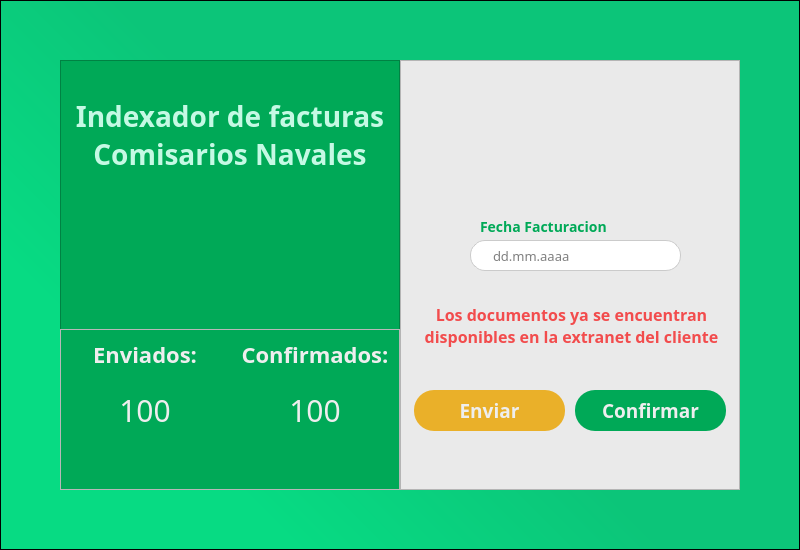
<?xml version="1.0" encoding="UTF-8"?>
<ui version="4.0">
 <class>MainWindow</class>
 <widget class="QMainWindow" name="MainWindow">
  <property name="geometry">
   <rect>
    <x>0</x>
    <y>0</y>
    <width>800</width>
    <height>550</height>
   </rect>
  </property>
  <property name="windowTitle">
   <string>MainWindow</string>
  </property>
  <property name="styleSheet">
   <string notr="true">#fondo {
	background-color: qlineargradient(spread:pad, x1:0.140541, y1:0.665, x2:0.455, y2:0.448818, stop:0 rgba(7, 219, 131, 255), stop:0.998782 rgba(12, 197, 121, 255));
}

#cont_izq {
	background-color: #00a957; 
}

#cont_der {
	background-color: #eaeaea;
}

#titulo {
	font-size: 28px;
	font-family: Poppins;
	color: #c5f9e4;
	font-weight: 600;
}

#icono {
	image: url(:/imgs/imagenes/ajustes.svg);
	background-size: content;
}

#desc_enviados, #desc_confirmados {
	font-size: 22px;
	font-family: Nunito Sans;
	color: #eee;
	font-weight: 600;
}

#cant_env, #cant_conf {
	font-family: Cascadia Code;
	font-size: 30px;
	color: #EEE;
}

#input_fecha {
	border-radius: 15px;
	padding-left:20px;
	border: 1px solid #cbcbcb;
	font-family: Poppins;
	font-size: 13px;
}

#lbl_fecha {
	font-size: 14px;
	color: #00a957;
	font-family: Nunito Sans;
	font-weight: 600;
}

#calendario {
	image: url(:/imgs/imagenes/schedule.svg);
	background-size: content;
}

#btn_enviar {
	border-style:None;
	font-family: Nunito Sans;
	font-size: 19px;
	background-color: #eab029;
	color: #EEE;
	font-weight: 600;
	border-radius: 20px;
}

#btn_confirmar {
	border-style:None;
	font-family: Nunito Sans;
	font-size: 19px;
	background-color: #00a957;
	color: #EEE;
	font-weight: 600;
	border-radius: 20px;
}

#mensaje_final {
	font-family: Nunito Sans;
	font-size: 16px;
	color: #f24c4d;	
	font-weight: 600;
}</string>
  </property>
  <widget class="QWidget" name="centralwidget">
   <widget class="QFrame" name="fondo">
    <property name="geometry">
     <rect>
      <x>0</x>
      <y>0</y>
      <width>800</width>
      <height>550</height>
     </rect>
    </property>
    <property name="frameShape">
     <enum>QFrame::StyledPanel</enum>
    </property>
    <property name="frameShadow">
     <enum>QFrame::Raised</enum>
    </property>
    <widget class="QFrame" name="contenedor">
     <property name="geometry">
      <rect>
       <x>60</x>
       <y>60</y>
       <width>680</width>
       <height>430</height>
      </rect>
     </property>
     <property name="frameShape">
      <enum>QFrame::StyledPanel</enum>
     </property>
     <property name="frameShadow">
      <enum>QFrame::Raised</enum>
     </property>
     <widget class="QFrame" name="cont_izq">
      <property name="geometry">
       <rect>
        <x>0</x>
        <y>0</y>
        <width>340</width>
        <height>430</height>
       </rect>
      </property>
      <property name="frameShape">
       <enum>QFrame::StyledPanel</enum>
      </property>
      <property name="frameShadow">
       <enum>QFrame::Raised</enum>
      </property>
      <widget class="QLabel" name="titulo">
       <property name="geometry">
        <rect>
         <x>0</x>
         <y>30</y>
         <width>340</width>
         <height>91</height>
        </rect>
       </property>
       <property name="text">
        <string>Indexador de facturas Comisarios Navales</string>
       </property>
       <property name="alignment">
        <set>Qt::AlignCenter</set>
       </property>
       <property name="wordWrap">
        <bool>true</bool>
       </property>
      </widget>
      <widget class="QFrame" name="mensajes">
       <property name="geometry">
        <rect>
         <x>0</x>
         <y>269</y>
         <width>340</width>
         <height>161</height>
        </rect>
       </property>
       <property name="frameShape">
        <enum>QFrame::StyledPanel</enum>
       </property>
       <property name="frameShadow">
        <enum>QFrame::Raised</enum>
       </property>
       <widget class="QLabel" name="desc_enviados">
        <property name="geometry">
         <rect>
          <x>0</x>
          <y>0</y>
          <width>170</width>
          <height>51</height>
         </rect>
        </property>
        <property name="text">
         <string>Enviados:</string>
        </property>
        <property name="alignment">
         <set>Qt::AlignCenter</set>
        </property>
       </widget>
       <widget class="QLabel" name="desc_confirmados">
        <property name="geometry">
         <rect>
          <x>170</x>
          <y>0</y>
          <width>170</width>
          <height>51</height>
         </rect>
        </property>
        <property name="text">
         <string>Confirmados:</string>
        </property>
        <property name="alignment">
         <set>Qt::AlignCenter</set>
        </property>
       </widget>
       <widget class="QLabel" name="cant_env">
        <property name="geometry">
         <rect>
          <x>0</x>
          <y>50</y>
          <width>170</width>
          <height>61</height>
         </rect>
        </property>
        <property name="text">
         <string>100</string>
        </property>
        <property name="alignment">
         <set>Qt::AlignCenter</set>
        </property>
       </widget>
       <widget class="QLabel" name="cant_conf">
        <property name="geometry">
         <rect>
          <x>170</x>
          <y>50</y>
          <width>170</width>
          <height>61</height>
         </rect>
        </property>
        <property name="text">
         <string>100</string>
        </property>
        <property name="alignment">
         <set>Qt::AlignCenter</set>
        </property>
       </widget>
      </widget>
      <widget class="QLabel" name="icono">
       <property name="geometry">
        <rect>
         <x>110</x>
         <y>140</y>
         <width>100</width>
         <height>100</height>
        </rect>
       </property>
       <property name="text">
        <string/>
       </property>
      </widget>
     </widget>
     <widget class="QFrame" name="cont_der">
      <property name="geometry">
       <rect>
        <x>340</x>
        <y>0</y>
        <width>340</width>
        <height>430</height>
       </rect>
      </property>
      <property name="frameShape">
       <enum>QFrame::StyledPanel</enum>
      </property>
      <property name="frameShadow">
       <enum>QFrame::Raised</enum>
      </property>
      <widget class="QLineEdit" name="input_fecha">
       <property name="geometry">
        <rect>
         <x>70</x>
         <y>180</y>
         <width>211</width>
         <height>31</height>
        </rect>
       </property>
       <property name="placeholderText">
        <string>dd.mm.aaaa</string>
       </property>
      </widget>
      <widget class="QLabel" name="lbl_fecha">
       <property name="geometry">
        <rect>
         <x>80</x>
         <y>156</y>
         <width>191</width>
         <height>21</height>
        </rect>
       </property>
       <property name="text">
        <string>Fecha Facturacion</string>
       </property>
      </widget>
      <widget class="QLabel" name="calendario">
       <property name="geometry">
        <rect>
         <x>124</x>
         <y>40</y>
         <width>100</width>
         <height>100</height>
        </rect>
       </property>
       <property name="text">
        <string/>
       </property>
      </widget>
      <widget class="QPushButton" name="btn_enviar">
       <property name="geometry">
        <rect>
         <x>14</x>
         <y>330</y>
         <width>151</width>
         <height>41</height>
        </rect>
       </property>
       <property name="cursor">
        <cursorShape>PointingHandCursor</cursorShape>
       </property>
       <property name="text">
        <string>Enviar</string>
       </property>
      </widget>
      <widget class="QPushButton" name="btn_confirmar">
       <property name="geometry">
        <rect>
         <x>175</x>
         <y>330</y>
         <width>151</width>
         <height>41</height>
        </rect>
       </property>
       <property name="cursor">
        <cursorShape>PointingHandCursor</cursorShape>
       </property>
       <property name="text">
        <string>Confirmar</string>
       </property>
      </widget>
      <widget class="QLabel" name="mensaje_final">
       <property name="geometry">
        <rect>
         <x>16</x>
         <y>230</y>
         <width>311</width>
         <height>71</height>
        </rect>
       </property>
       <property name="cursor">
        <cursorShape>ArrowCursor</cursorShape>
       </property>
       <property name="text">
        <string>Los documentos ya se encuentran disponibles en la extranet del cliente</string>
       </property>
       <property name="alignment">
        <set>Qt::AlignCenter</set>
       </property>
       <property name="wordWrap">
        <bool>true</bool>
       </property>
      </widget>
     </widget>
    </widget>
   </widget>
  </widget>
 </widget>
 <resources>
  <include location="recursos.qrc"/>
 </resources>
 <connections/>
</ui>
